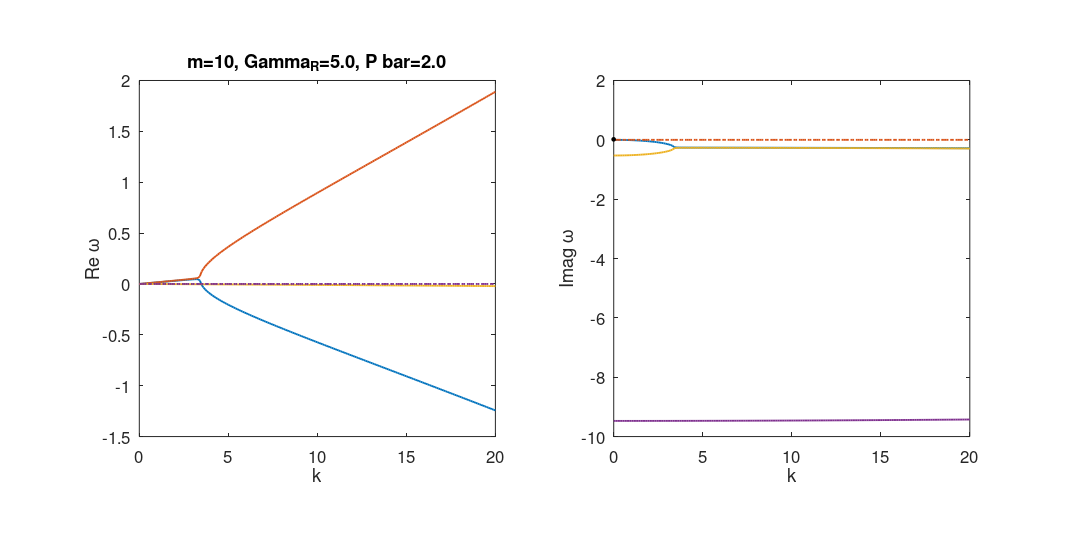

Recreate this plot in MATLAB.


% stability analysis, dispertion analysis

GammaR=5;
P1=2;

ua=7.7e-3;
Gammac=1;
R1=8.4e-3;

g=2*ua;
n0=Gammac/R1;
Pth=(GammaR*Gammac)/R1;
Phi0=sqrt((1/R1)*(P1*Pth/n0-GammaR));

R0=16*sqrt(5/2);
%R0=30;

m=10;%persistent current m
dk=0.1;

k=0:dk:20; %k axis

print_fig=0;
Record_Mov_m=0;
m_max=40;

Fontsize=18;


N=length(k);
Eigen_omega_1=complex(zeros(1,N));%three eigen omega(k)
Eigen_omega_2=complex(zeros(1,N));
Eigen_omega_3=complex(zeros(1,N));

if Record_Mov_m~=0
    writerObj = VideoWriter('Dispersion_mov_Overdamped');
    writerObj.FrameRate=2;
    open(writerObj);
    
    m_min=0;
else
    m_min=m;
    m_max=m;
end

omega_temp=complex(zeros(3,1),0);
omega_de=zeros(3,4);%set by column: 1 real part; 2 imaginary part; 3 amplitude; 4 angle
for m=m_min:m_max

for it=1:N
    
    L=[((m+k(it))^2-m^2)/(2*R0^2)+ua*Phi0^2, ua*Phi0^2, (g+0.5i*R1)*Phi0;
        -ua*Phi0^2, -(((m-k(it))^2-m^2)/(2*R0^2)+ua*Phi0^2), -(g-0.5i*R1)*Phi0;
        -1i*R1*Phi0*n0, -1i*R1*Phi0*n0, -1i*(GammaR+R1*Phi0^2)];
    
    
    omega_temp=eig(L,'nobalance');
    omega_de(:,1)=real(omega_temp);
    omega_de(:,2)=imag(omega_temp);
    omega_de(:,3)=abs(omega_temp);
    omega_de(:,4)=angle(omega_temp);
    if m~=0  
    omega_de=sortrows(omega_de,-2);%sortrow 4 times
    end
    Eigen_omega_1(it)=complex(omega_de(1,1),omega_de(1,2));
    Eigen_omega_2(it)=complex(omega_de(2,1),omega_de(2,2));
    Eigen_omega_3(it)=complex(omega_de(3,1),omega_de(3,2));
end

if m==m_min || Record_Mov_m==0
fig_disp=figure('renderer','painter','position',[100 100 1600 800],'paperpositionmode','auto');
axis_re=subplot(1,2,1);
axis_im=subplot(1,2,2);
end

axis_re=subplot(1,2,1);
plot(axis_re,k,real(Eigen_omega_1),'linewidth',2);
axis square;
set(axis_re,'fontsize',Fontsize);
xlabel('k');
ylabel('Re \omega');
title(axis_re,sprintf('m=%d, Gamma_R=%.1f, P bar=%.1f',m,GammaR,P1));
hold(axis_re,'all');
plot(axis_re,k,real(Eigen_omega_2),'linewidth',2);
plot(axis_re,k,real(Eigen_omega_3),'linewidth',2);
plot(axis_re,k,zeros(1,N),'linestyle','-.','linewidth',2);
hold(axis_re,'off');


axis_im=subplot(1,2,2);
plot(axis_im,k,imag(Eigen_omega_1),'linewidth',2);
axis square;
set(axis_im,'fontsize',Fontsize);
xlabel('k');
ylabel('Imag \omega');
hold all
plot(axis_im,k,zeros(1,N),'linestyle','-.','linewidth',2);
plot(axis_im,k,imag(Eigen_omega_2),'linewidth',2);
plot(axis_im,k,imag(Eigen_omega_3),'linewidth',2);
hold off
%finding critical m by derivertive
% Im_omega_t=imag(Eigen_omega_2);
% Im_omega_t_diff=diff(Im_omega_t)/dk;
% for it=length(Im_omega_t_diff):-1:1
%     if abs(Im_omega_t_diff(it))<1e-5
%        break;
%     end
% end
% text(k(it),Im_omega_t(it),'\bullet','fontsize',20,'HorizontalAlignment','center');

%finding critical m by positive Imag omega
Im_omega_t=imag(Eigen_omega_1);
Im_omega_t_diff=diff(Im_omega_t)/dk;
for it=1:length(Im_omega_t)
    if Im_omega_t(it)>0
       break;
    end
end
if it~=length(Im_omega_t) || ((it==length(Im_omega_t)) && Im_omega_t(length(Im_omega_t))>0)
text(k(it),Im_omega_t(it),'\bullet','fontsize',20,'HorizontalAlignment','center');
 end
% diff_k_axis=k(1:length(Im_omega_t_diff));
% figure;
% plot(diff_k_axis,Im_omega_t_diff);

if Record_Mov_m~=0
writeVideo(writerObj,getframe(fig_disp));
end

end

if print_fig~=0 && Record_Mov_m==0
print(gcf,'-painter','-dpng','-r250',sprintf('Dispersion curve_Overdamped_m=%d.png',m));
close(fig_disp);
end

if Record_Mov_m~=0
    close(writerObj);
end

fprintf('\nProgram finished.\n');





